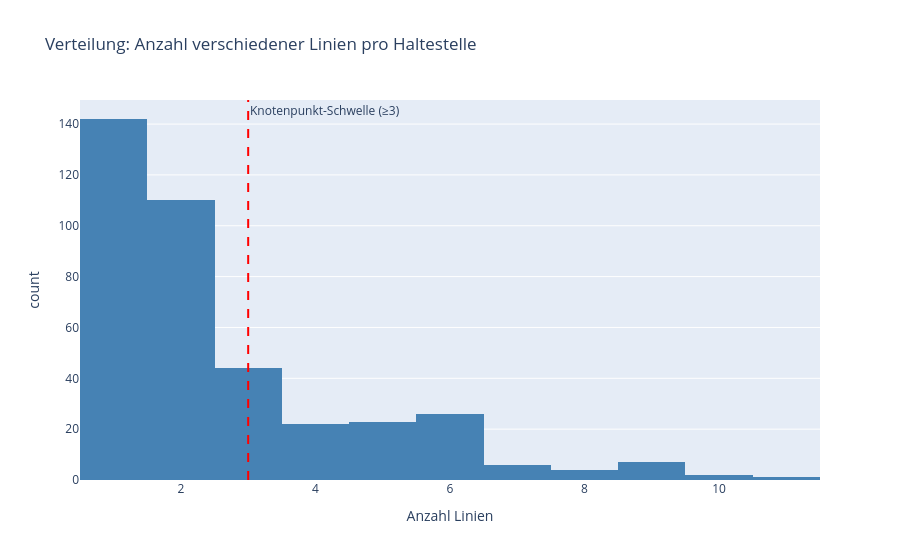

Source (notebook cell):
### Code cell
# Haltestellen-Übersicht: Linienanzahl
fig = px.histogram(
    lines_per_stop,
    x="n_lines",
    nbins=20,
    title="Verteilung: Anzahl verschiedener Linien pro Haltestelle",
    labels={"n_lines": "Anzahl Linien", "count": "Haltestellen"},
    color_discrete_sequence=["steelblue"],
)
fig.add_vline(x=3, line_dash="dash", line_color="red",
              annotation_text="Knotenpunkt-Schwelle (≥3)",
              annotation_position="top right")
fig.show()

n_knoten = (lines_per_stop["n_lines"] >= 3).sum()
print(f"Knotenpunkt-Haltestellen (≥3 Linien): {n_knoten} von {len(lines_per_stop)}")

### Figure 1 — Plotly figure (JSON) as saved in the notebook; plotly's stock layout.template omitted (floating-point values rounded to 4 significant figures; data arrays with more than 128 entries replaced by an {"elided": "..."} marker saying what was removed)
{"data": [{"alignmentgroup": "True", "bingroup": "x", "hovertemplate": "Anzahl Linien=%{x}<br>count=%{y}<extra></extra>", "legendgroup": "", "marker": {"color": "steelblue", "pattern": {"shape": ""}}, "name": "", "nbinsx": 20, "offsetgroup": "", "orientation": "v", "showlegend": false, "type": "histogram", "x": {"elided": "387 int values"}, "xaxis": "x", "yaxis": "y"}], "layout": {"annotations": [{"showarrow": false, "text": "Knotenpunkt-Schwelle (≥3)", "x": 3, "xanchor": "left", "xref": "x", "y": 1, "yanchor": "top", "yref": "y domain"}], "barmode": "relative", "legend": {"tracegroupgap": 0}, "shapes": [{"line": {"color": "red", "dash": "dash"}, "type": "line", "x0": 3, "x1": 3, "xref": "x", "y0": 0, "y1": 1, "yref": "y domain"}], "title": {"text": "Verteilung: Anzahl verschiedener Linien pro Haltestelle"}, "xaxis": {"anchor": "y", "domain": [0, 1], "title": {"text": "Anzahl Linien"}}, "yaxis": {"anchor": "x", "domain": [0, 1], "title": {"text": "count"}}}}
